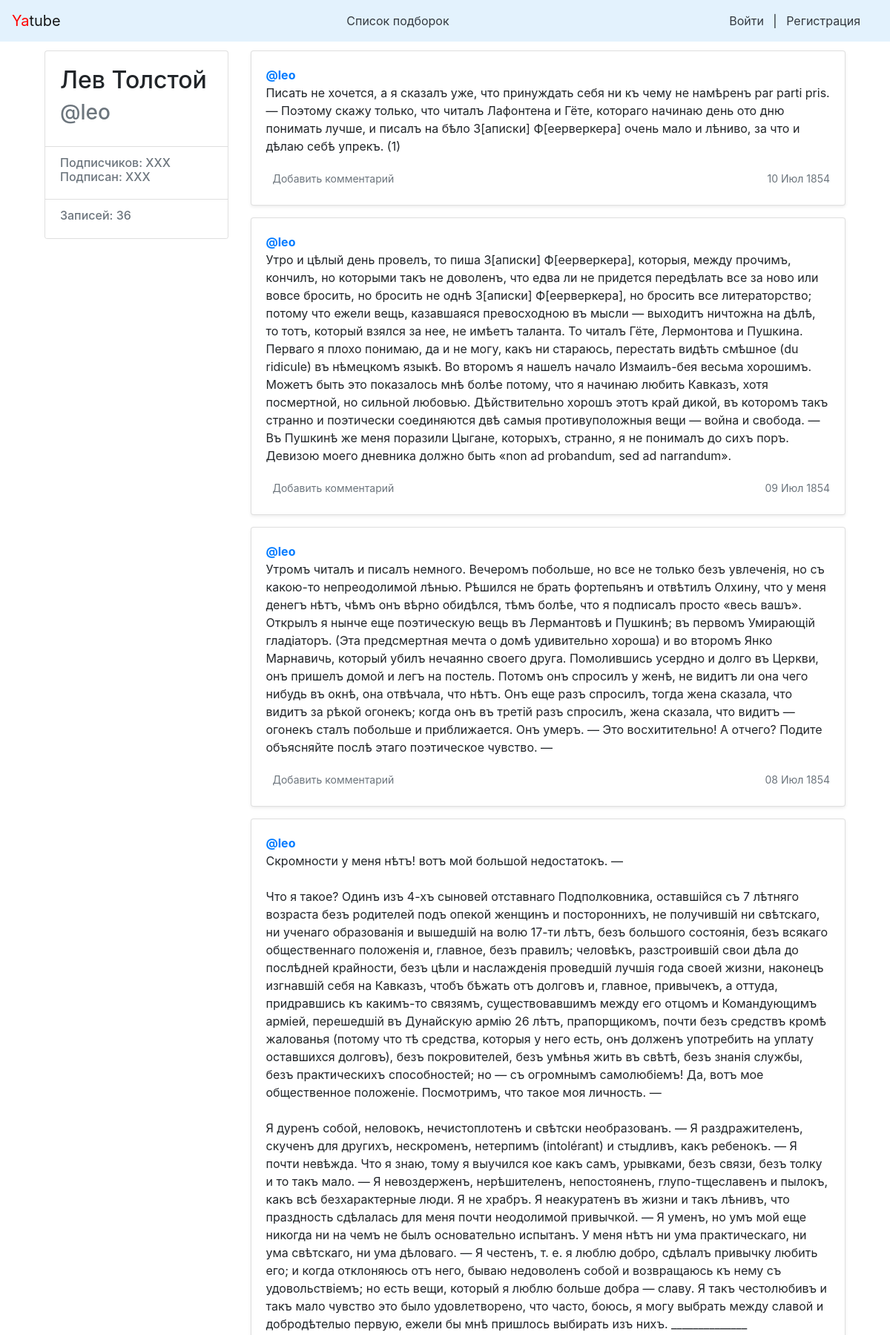
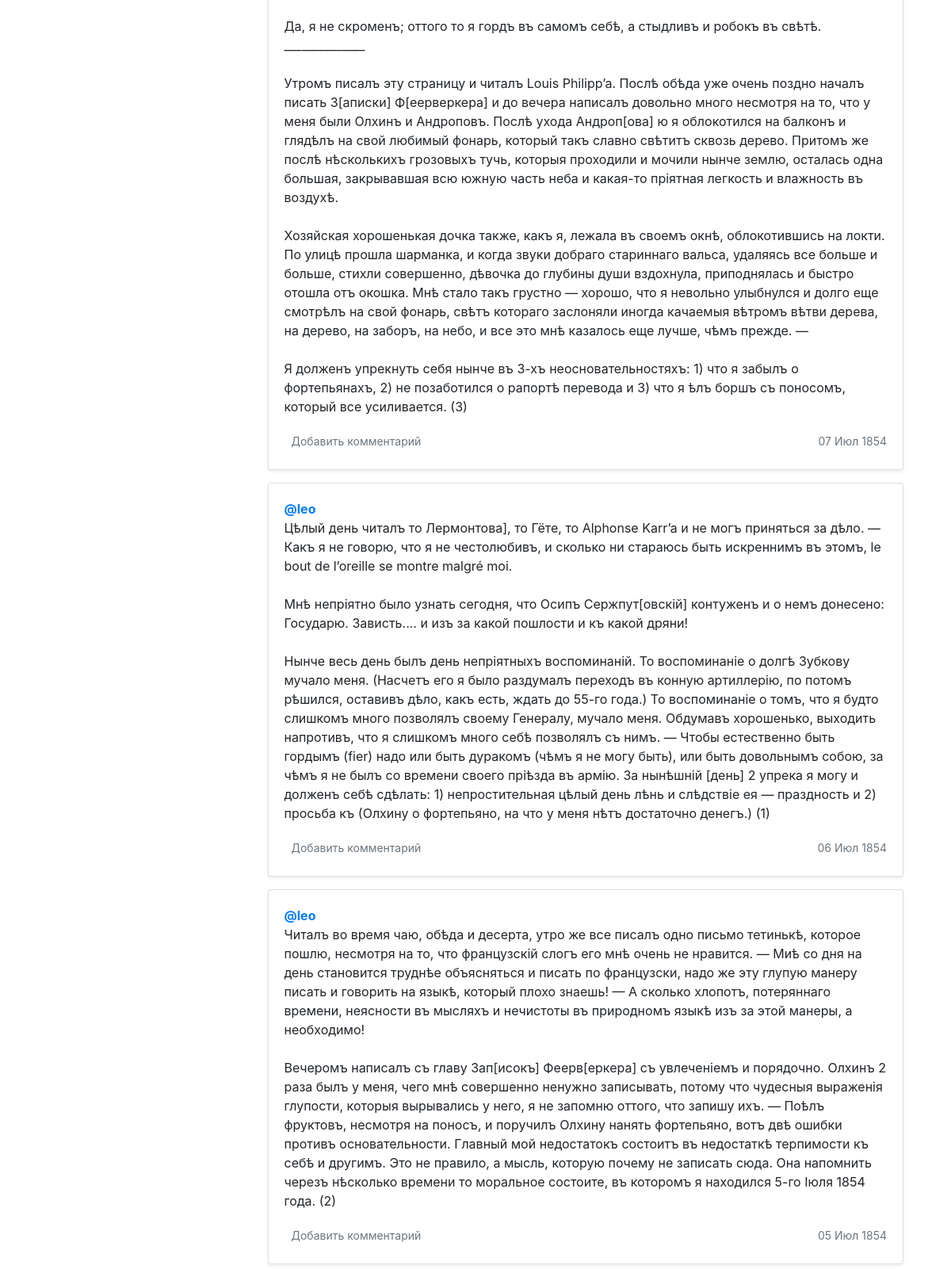
The app's page /leo/?page=3 (upper part) with its own data (2 pictures, top to bottom).
### posts/models.py (models this page shows, shortened)
class Post(models.Model):
    text = models.TextField(
        verbose_name='Текст записи'
    )
    pub_date = models.DateTimeField(
        verbose_name='Дата публикации',
        auto_now_add=True
    )
    author = models.ForeignKey(
        User, on_delete=models.CASCADE,
        related_name='posts', verbose_name='Автор'
    )
    group = models.ForeignKey(
        Group, on_delete=models.SET_NULL, blank=True, null=True,
        related_name='posts', verbose_name='Подборка записей'
    )
    class Meta:
        ordering = ('-pub_date',)
        verbose_name = 'Запись'
        verbose_name_plural = 'Записи'

### posts/views.py (the view)
# urls.py: path('<str:username>/', views.profile, name='profile'),
def profile(request, username):
    profile_user = get_object_or_404(User, username=username)
    user_posts = profile_user.posts.all()
    page = pagination(request, user_posts)
    return render(request, 'posts/profile.html',
                  {'profile_user': profile_user,
                   'page': page})

### posts/views.py (called while the page is built)
def pagination(request, objects):
    paginator = Paginator(objects, settings.PAGINATOR_DEFAULT_SIZE)
    page_number = request.GET.get('page')
    page = paginator.get_page(page_number)
    return page

### yatube/context_processors.py (called while the page is built)
def current_year(request):
    return {
        'year': dt.date.today().year,
    }

### posts/templates/posts/profile.html (shortened to what this page needs)
{% extends "base.html" %}
{% block content %}
  {% load user_filters %}
  <div class="row">
    <div class="col-md-3 mb-3 mt-1">
      <div class="card">
        <div class="card-body">
          <div class="h2">
            {{ profile_user.get_full_name }}
          </div>
          <div class="h3 text-muted">
            @{{ profile_user.username }}
          </div>
        </div>
        <ul class="list-group list-group-flush">
          <li class="list-group-item">
            <div class="h6 text-muted">
              Подписчиков: XXX <br />
              Подписан: XXX
            </div>
          </li>
          <li class="list-group-item">
            <div class="h6 text-muted">
              Записей: {{ profile_user.posts.count }}
            </div>
          </li>
        </ul>
      </div>
    </div>
    <div class="col-md-9">
      {% for post in page %}
        <div class="card mb-3 mt-1 shadow-sm">
          <div class="card-body">
            <p class="card-text">
              <a href="{% url 'profile' username=profile_user.username %}">
                <strong class="d-block text-gray-dark">@{{ profile_user.username }}</strong>
              </a>
              {{ post.text|linebreaksbr }}
            </p>
            <div class="d-flex justify-content-between align-items-center">
              <div class="btn-group ">
                <a class="btn btn-sm text-muted" href="{% url 'post' username=profile_user.username post_id=post.id %}" role="button">
                  Добавить комментарий
                </a>
              </div>
              <small class="text-muted">{{ post.pub_date|date:"d M Y" }}</small>
            </div>
          </div>
        </div>
      {% endfor %}
    </div>
  </div>
{% endblock %}

### records on screen
Post: text "Писать не хочется, а я сказалъ уже, что принуждать себя ни къ чему не намѣренъ par parti pris. — Поэтому скажу только, что читалъ Лафонтена и Гёте, котораго начинаю день ото дню понимать лучше, и писалъ на бѣло З[аписки] Ф[еерверкера] очень мало и лѣниво, за что и дѣлаю себѣ упрекъ. (1)", pub_date "10 Июл 1854"
Post: text "Утро и цѣлый день провелъ, то пиша З[аписки] Ф[еерверкера], которыя, между прочимъ, кончилъ, но которыми такъ не доволенъ, что едва ли не придется передѣлать все за ново или вовсе бросить, но бросить не однѣ З[аписки] Ф[еерверкера], но бросить все литераторство; потому что ежели вещь, казавшаяся превосходною въ мысли — выходитъ ничтожна на дѣлѣ, то тотъ, который взялся за нее, не имѣетъ таланта. То читалъ Гёте, Лермонтова и Пушкина. Перваго я плохо понимаю, да и не могу, какъ ни стараюсь, перестать видѣть смѣшное (du ridicule) въ нѣмецкомъ языкѣ. Во второмъ я нашелъ начало Измаилъ-бея весьма хорошимъ. Можетъ быть это показалось мнѣ болѣе потому, что я начинаю любить Кавказъ, хотя…", pub_date "09 Июл 1854"
Post: text "Утромъ читалъ и писалъ немного. Вечеромъ побольше, но все не только безъ увлеченія, но съ какою-то непреодолимой лѣнью. Рѣшился не брать фортепьянъ и отвѣтилъ Олхину, что у меня денегъ нѣтъ, чѣмъ онъ вѣрно обидѣлся, тѣмъ болѣе, что я подписалъ просто «весь вашъ». Открылъ я нынче еще поэтическую вещь въ Лермантовѣ и Пушкинѣ; въ первомъ Умирающій гладіаторъ. (Эта предсмертная мечта о домѣ удивительно хороша) и во второмъ Янко Марнавичь, который убилъ нечаянно своего друга. Помолившись усердно и долго въ Церкви, онъ пришелъ домой и легъ на постель. Потомъ онъ спросилъ у женѣ, не видитъ ли она чего нибудь въ окнѣ, она отвѣчала, что нѣтъ. Онъ еще разъ спросилъ, тогда жена сказала, что видитъ за…", pub_date "08 Июл 1854"
Post: text "Скромности у меня нѣтъ! вотъ мой большой недостатокъ. — Что я такое? Одинъ изъ 4-хъ сыновей отставнаго Подполковника, оставшійся съ 7 лѣтняго возраста безъ родителей подъ опекой женщинъ и постороннихъ, не получившій ни свѣтскаго, ни ученаго образованія и вышедшій на волю 17-ти лѣтъ, безъ большого состоянія, безъ всякаго общественнаго положенія и, главное, безъ правилъ; человѣкъ, разстроившій свои дѣла до послѣдней крайности, безъ цѣли и наслажденія проведшій лучшія года своей жизни, наконецъ изгнавшій себя на Кавказъ, чтобъ бѣжать отъ долговъ и, главное, привычекъ, а оттуда, придравшись къ какимъ-то связямъ, существовавшимъ между его отцомъ и Командующимъ арміей, перешедшій въ Дунайскую…", pub_date "07 Июл 1854"
Post: text "Цѣлый день читалъ то Лермонтова], то Гёте, то Alphonse Karr’a и не могъ приняться за дѣло. — Какъ я не говорю, что я не честолюбивъ, и сколько ни стараюсь быть искреннимъ въ этомъ, le bout de l’oreille se montre malgré moi. Мнѣ непріятно было узнать сегодня, что Осипъ Сержпут[овскій] контуженъ и о немъ донесено: Государю. Зависть.... и изъ за какой пошлости и къ какой дряни! Нынче весь день былъ день непріятныхъ воспоминаній. То воспоминаніе о долгѣ Зубкову мучало меня. (Насчетъ его я было раздумалъ переходъ въ конную артиллерію, по потомъ рѣшился, оставивъ дѣло, какъ есть, ждать до 55-го года.) То воспоминаніе о томъ, что я будто слишкомъ много позволялъ своему Генералу, мучало меня.…", pub_date "06 Июл 1854"
Post: text "Читалъ во время чаю, обѣда и десерта, утро же все писалъ одно письмо тетинькѣ, которое пошлю, несмотря на то, что французскій слогъ его мнѣ очень не нравится. — Миѣ со дня на день становится труднѣе объясняться и писать по французски, надо же эту глупую манеру писать и говорить на языкѣ, который плохо знаешь! — А сколько хлопотъ, потеряннаго времени, неясности въ мысляхъ и нечистоты въ природномъ языкѣ изъ за этой манеры, а необходимо! Вечеромъ написалъ съ главу Зап[исокъ] Феерв[еркера] съ увлеченіемъ и порядочно. Олхинъ 2 раза былъ у меня, чего мнѣ совершенно ненужно записывать, потому что чудесныя выраженія глупости, которыя вырывались у него, я не запомню оттого, что запишу ихъ. — Поѣлъ…", pub_date "05 Июл 1854"

### other values on screen
{{ profile_user.get_full_name }} "Лев Толстой"
{{ profile_user.username }} "leo"
{{ profile_user.posts.count }} "36"
